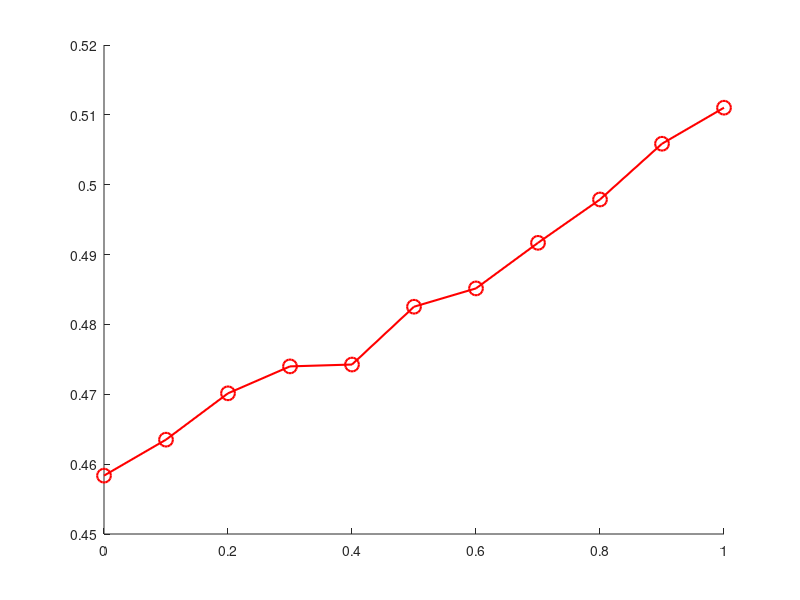

This figure's MATLAB source: (Note: this script raises an error after producing the figure.)

%%
lines = ["-","--",":","-.","-","--"];
markers = ["o","^","diamond","*",">","<"];
% colors = ["r","g","b","c","y","m"];
colors = {[1,0,0],[114,113,113]/255,[0,0,1]};
%%
lines = ["-","--",":","-.","-","--"];
markers = ["o","^","diamond","*",">","<"];

heterocolor = [231,143,57]/255;
homocolor = [46,167,224]/255;
pcontracolor = [45,92,156]/255;
sz = 10;
%%
figure
hold on
load('HomoParams_Nregion2.mat','Cmeans','noises','overlaphomo_range');
legends = [];
for i = 1:length(noises)-1
    x = overlaphomo_range;
    y = mean(abs(Cmeans(:,i,:)),1);
    plot(x,squeeze(y),'Color',colors{i},'LineWidth',1.5,'LineStyle',lines(i),'Marker',markers(i),'MarkerSize',sz,'MarkerEdgeColor',colors{i},'MarkerFaceColor','none');
    legends = [legends,string(num2str(noises(i)))];
end
ylim([0.45,0.63]);
yticks(0.4:0.1:0.8);
xticks(0:0.2:1);
set(gca,'Fontsize',15);
set(gca,'Color','none');
l = legend(legends);
set(l,'Position',[0.7185    0.1437    0.1643    0.1690]);
set(l,'Color','none');
set(gcf,'Position',[0,0,500,400]);

%%
figure
hold on
load('HeteroParams_Nregion2.mat','Cmeans','noises','overlaphetero_range');
legends = [];
for i = 1:length(noises)-1
    x = 1-overlaphetero_range;
    y = mean(abs(Cmeans(:,i,:)),1);
    plot(x,squeeze(y),'Color',colors{i},'LineWidth',1.5,'LineStyle',lines(i),'Marker',markers(i),'MarkerSize',sz,'MarkerEdgeColor',colors{i},'MarkerFaceColor','none');
    legends = [legends,string(num2str(noises(i)))];
end
ylim([0.45,0.63]);
yticks(0.4:0.1:0.8);
xticks(0:0.2:1);
set(gca,'Fontsize',15);
set(gca,'Color','none');
l = legend(legends);
% set(l,'Position',[0.7185    0.1437    0.1643    0.1690]);
set(l,'Color','none');
set(gcf,'Position',[0,0,500,400]);

%%
figure
hold on
load('PcontrasParams_Nregion2.mat','Cmeans','noises','pcontras_range');
legends = [];
for i = 1:length(noises)-1
    x = pcontras_range;
    y = mean(abs(Cmeans(:,i,:)),1);
    plot(x,squeeze(y),'Color',colors{i},'LineWidth',1.5,'LineStyle',lines(i),'Marker',markers(i),'MarkerSize',sz,'MarkerEdgeColor',colors{i},'MarkerFaceColor','none');    
    legends = [legends,string(num2str(noises(i)))];
end
ylim([0.45,0.63]);
yticks(0.5:0.1:0.8);
xticks(0:0.2:1);
set(gca,'Fontsize',15);
set(gca,'Color','none');
l = legend(legends);
set(l,'Position',[0.7185    0.1437    0.1643    0.1690]);
set(l,'Color','none');
set(gcf,'Position',[0,0,500,400]);

%%

